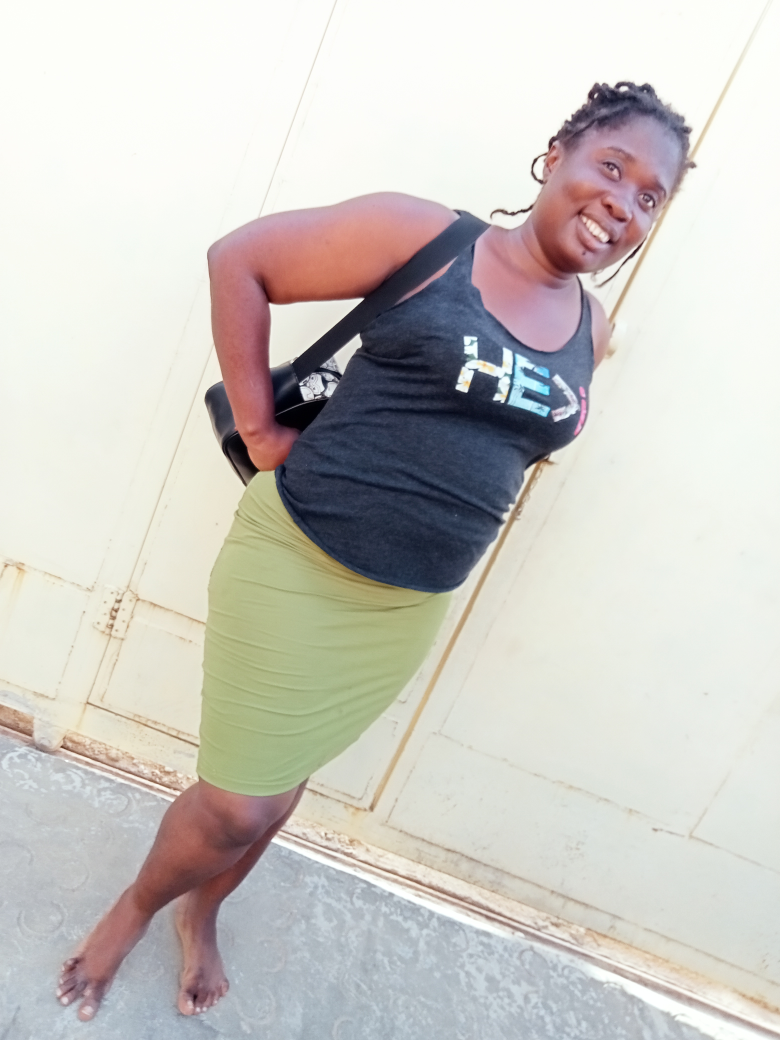
#> input picture myWorld/AI/Project/IMG20220613080607.jpg, 3120 x 4160 px, found by its file name (shown at 1/4 size)
$ python test.py
#> lines starting #> are read from the running program, lines starting #| are printed output that depends on the picture
import cv2
upperBodyCascade = cv2.CascadeClassifier('haar\haarcascade_smile.xml')
data = cv2.imread('Project\IMG20220613080607.jpg')
#> data is the input picture: shape (4160, 3120, 3); mean B, G, R 195.7, 200.8, 203.7
dataGray = cv2.cvtColor(data, cv2.COLOR_BGR2GRAY)
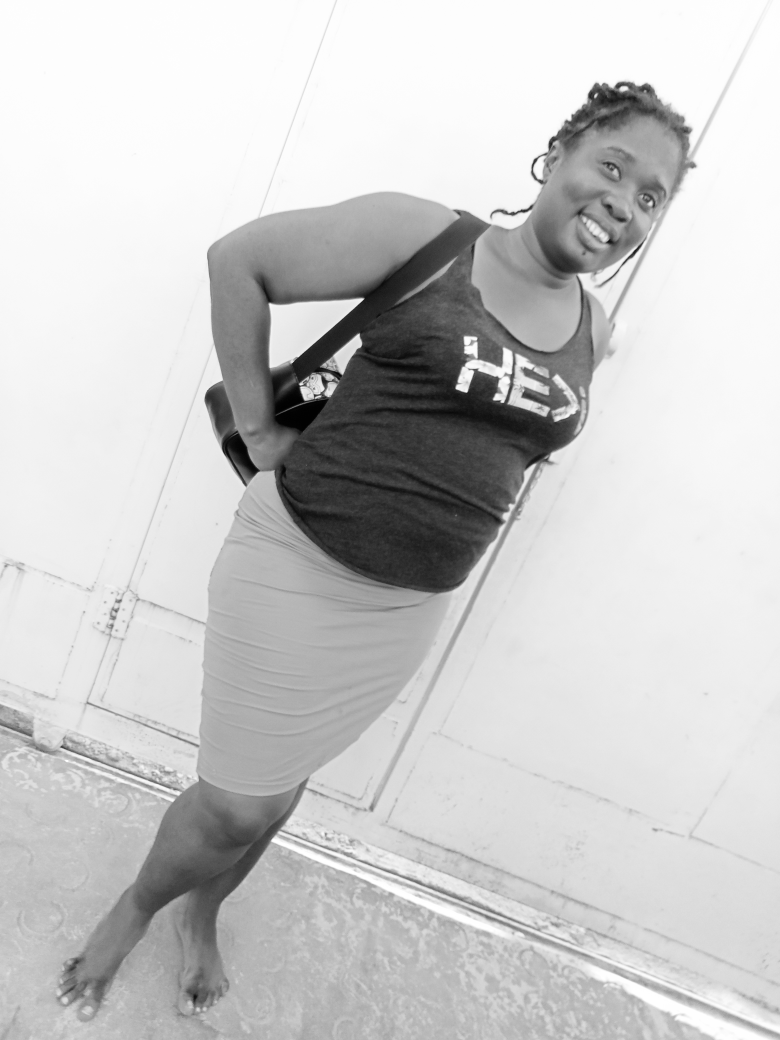
#> dataGray: shape (4160, 3120) (shown at 1/4 size); min 0, max 255, mean 201.1
i = 0
people = upperBodyCascade.detectMultiScale(dataGray)
#> people = 249 rows, first 6: [2556, 355, 47, 23], [2724, 633, 40, 20], [2229, 905, 89, 45], [2569, 904, 44, 22], [945, 1706, 43, 22], [2087, 1971, 37, 18]
for person in people:
    x,y,w,h = person
    cv2.rectangle(data,(x,y),(x+w,y+h),(0,255,0),4)
    i += 1
    print(i)
    cv2.putText(data,str(i),(x,y),cv2.FONT_HERSHEY_SIMPLEX,4,(255,255,0),6)
#> this loop made 249 passes
#| 1
#| 2
#| 3
#| 4
#| 5
#| 6
#| 7
#| 8
#> (further printed lines are left out)
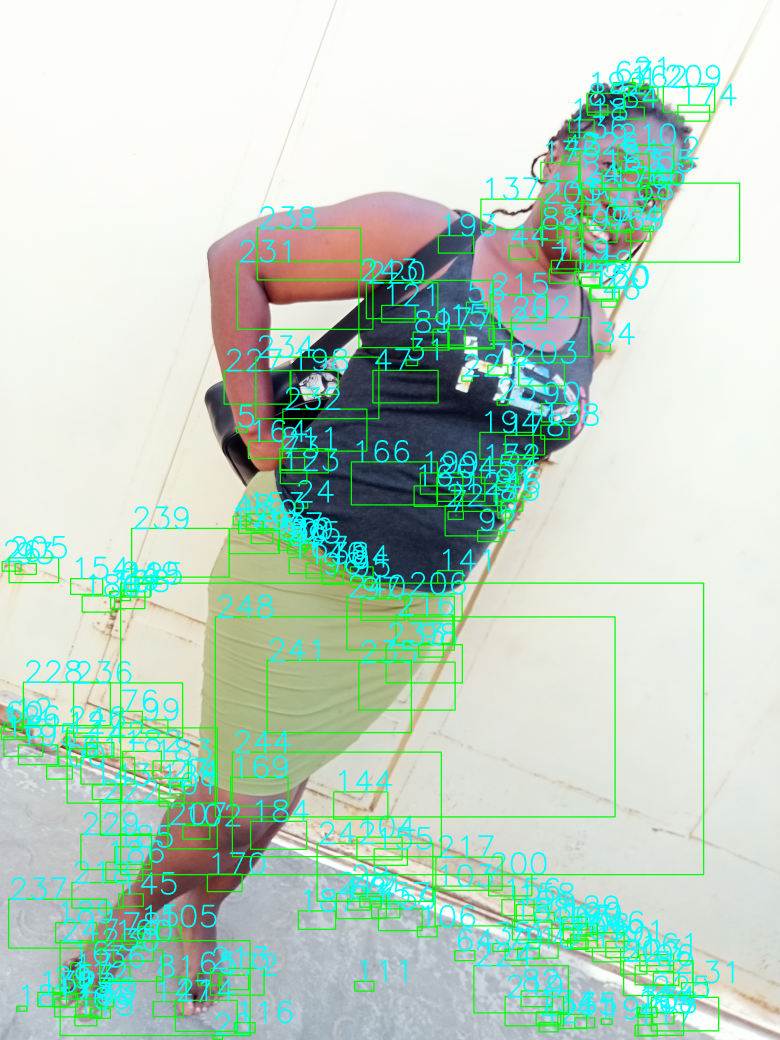
#> data: shape (4160, 3120, 3) (shown at 1/4 size); mean B, G, R 195, 209.9, 187.1
#> after the loop, i = 249

cv2.imshow('Asq', data)
cv2.imwrite('df22.jpg', data)
cv2.waitKey(50000)

$ run again, with myWorld/AI/Project/Desting_Fam.jpg copied over myWorld/AI/Project/IMG20220613080607.jpg
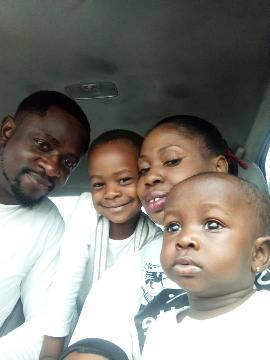
#> input picture myWorld/AI/Project/Desting_Fam.jpg, 270 x 360 px, found by its file name
#> data is the input picture: shape (360, 270, 3); mean B, G, R 124.4, 130.8, 133.6
#> `dataGray = cv2.cvtColor(data, cv2.COLOR_BGR2GRAY)`:
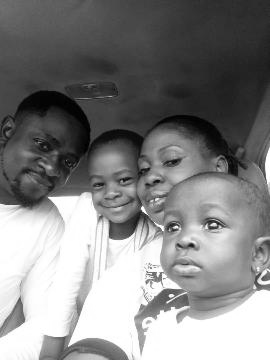
#> dataGray: shape (360, 270); min 0, max 255, mean 131
#> people = 16 rows, first 6: [67, 75, 74, 37], [156, 139, 38, 19], [139, 183, 41, 20], [166, 257, 44, 22], [211, 290, 37, 18], [175, 153, 82, 41]
#> the loop `for person in people:` made 16 passes
#> (printed output is left out)
#> after the loop `for person in people:`:
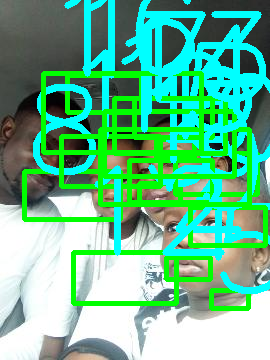
#> data: shape (360, 270, 3); mean B, G, R 143.9, 185.8, 99.8
#> after the loop `for person in people:`: i = 16

$ run again, with myWorld/AI/Project/data.jpg copied over myWorld/AI/Project/IMG20220613080607.jpg
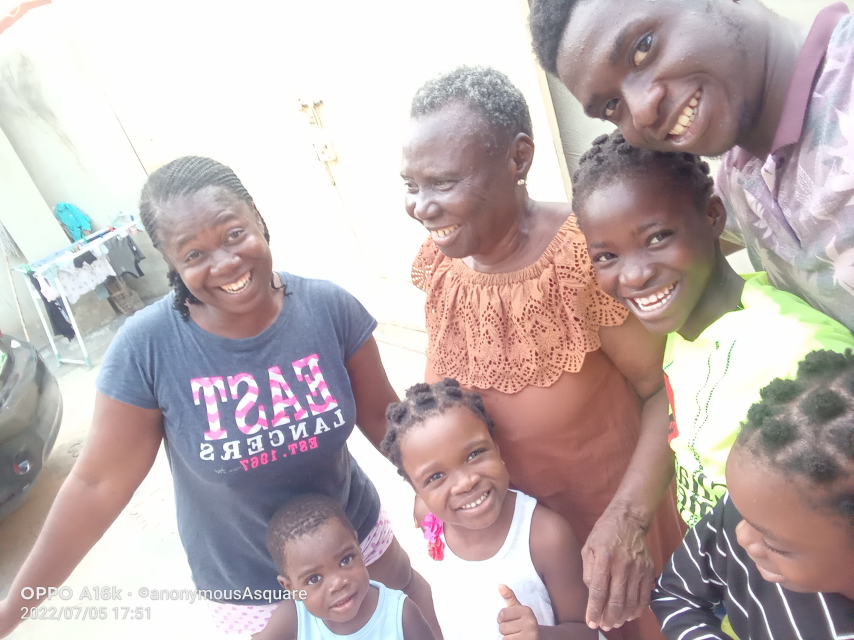
#> input picture myWorld/AI/Project/data.jpg, 2560 x 1920 px, found by its file name (shown at 1/3 size)
#> data is the input picture: shape (1920, 2560, 3); mean B, G, R 177.1, 176.5, 190.3
#> `dataGray = cv2.cvtColor(data, cv2.COLOR_BGR2GRAY)`:
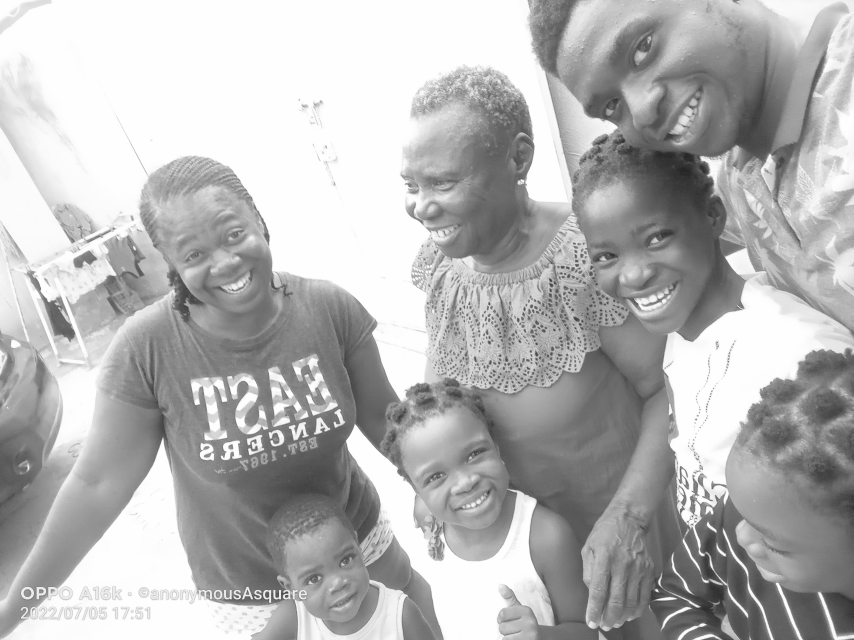
#> dataGray: shape (1920, 2560) (shown at 1/3 size); min 27, max 255, mean 180.7
#> people = 286 rows, first 6: [1774, 83, 78, 39], [2343, 221, 86, 43], [1431, 258, 43, 21], [2415, 324, 38, 19], [1240, 330, 40, 20], [1464, 328, 52, 26]
#> the loop `for person in people:` made 286 passes
#> (printed output is left out)
#> after the loop `for person in people:`:
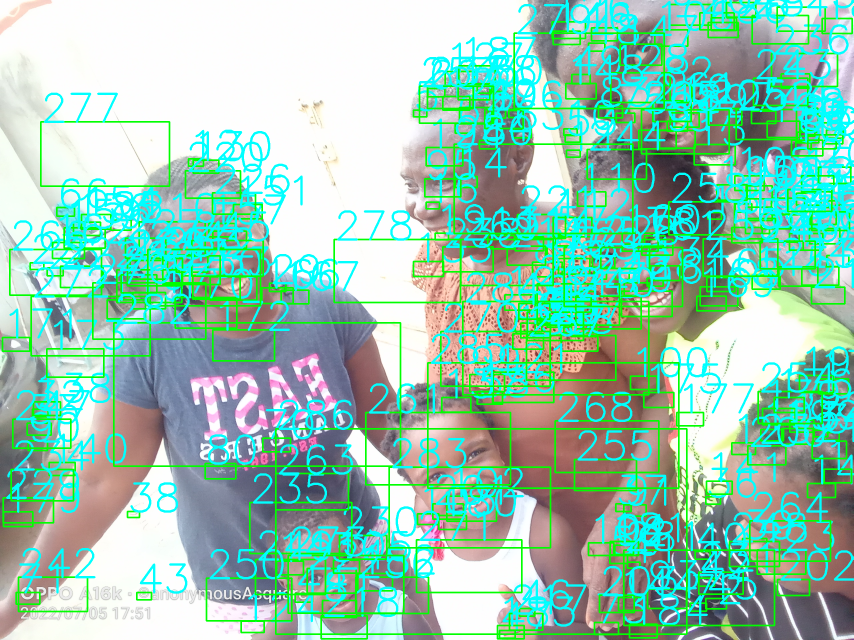
#> data: shape (1920, 2560, 3) (shown at 1/3 size); mean B, G, R 178.8, 198.9, 148.4
#> after the loop `for person in people:`: i = 286

$ run again, with myWorld/AI/Project/pexels-andrea-piacquadio-903171.jpg copied over myWorld/AI/Project/IMG20220613080607.jpg
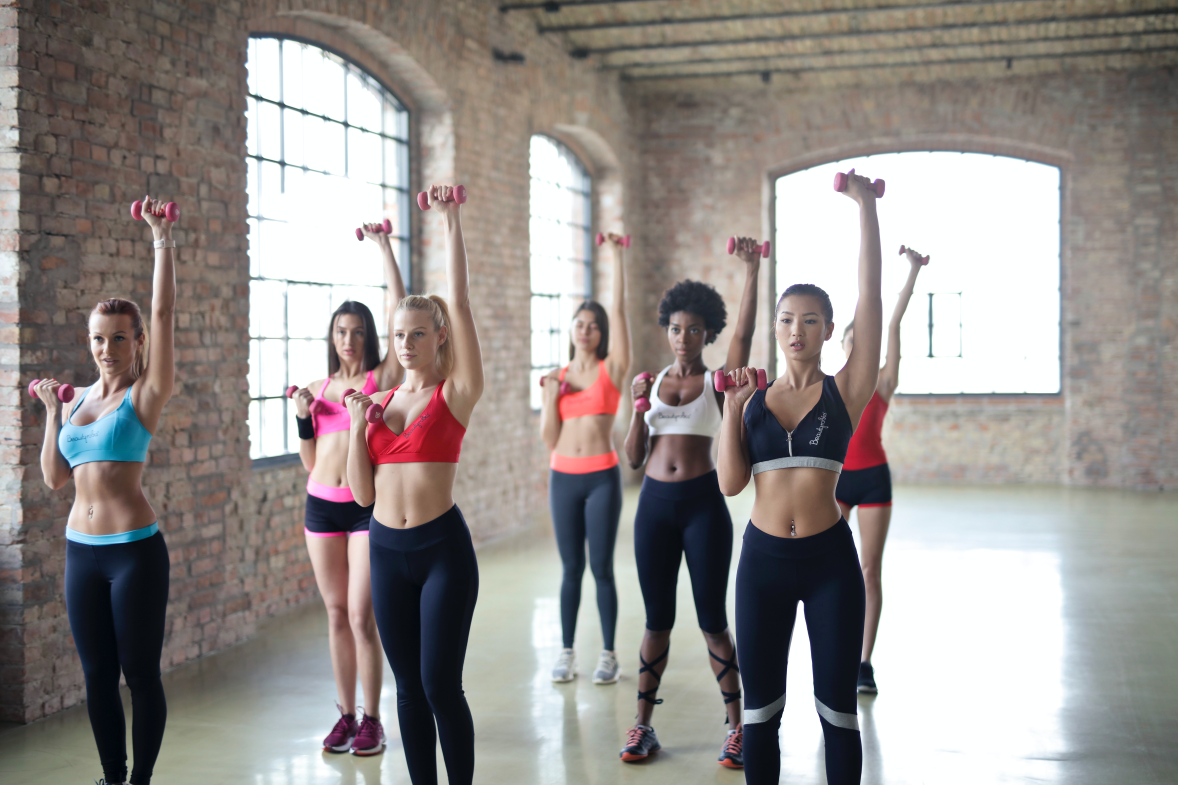
#> input picture myWorld/AI/Project/pexels-andrea-piacquadio-903171.jpg, 5888 x 3925 px, found by its file name (shown at 1/5 size)
#> data is the input picture: shape (3925, 5888, 3); mean B, G, R 139.2, 142, 148.1
#> `dataGray = cv2.cvtColor(data, cv2.COLOR_BGR2GRAY)`:
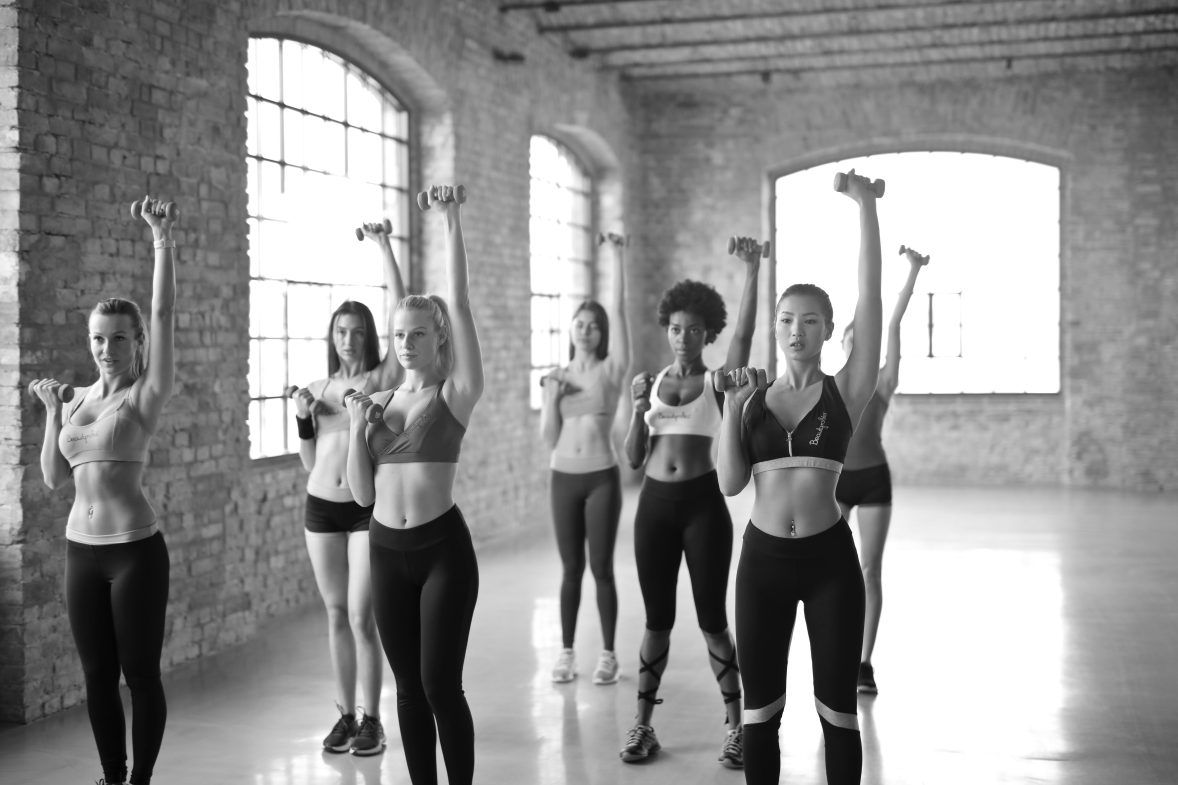
#> dataGray: shape (3925, 5888) (shown at 1/5 size); min 1, max 255, mean 143.5
#> people = 341 rows, first 6: [41, 318, 39, 20], [10, 619, 48, 24], [3045, 1174, 41, 20], [3778, 1176, 54, 27], [2222, 1498, 39, 20], [1651, 1613, 42, 21]
#> the loop `for person in people:` made 341 passes
#> (printed output is left out)
#> after the loop `for person in people:`:
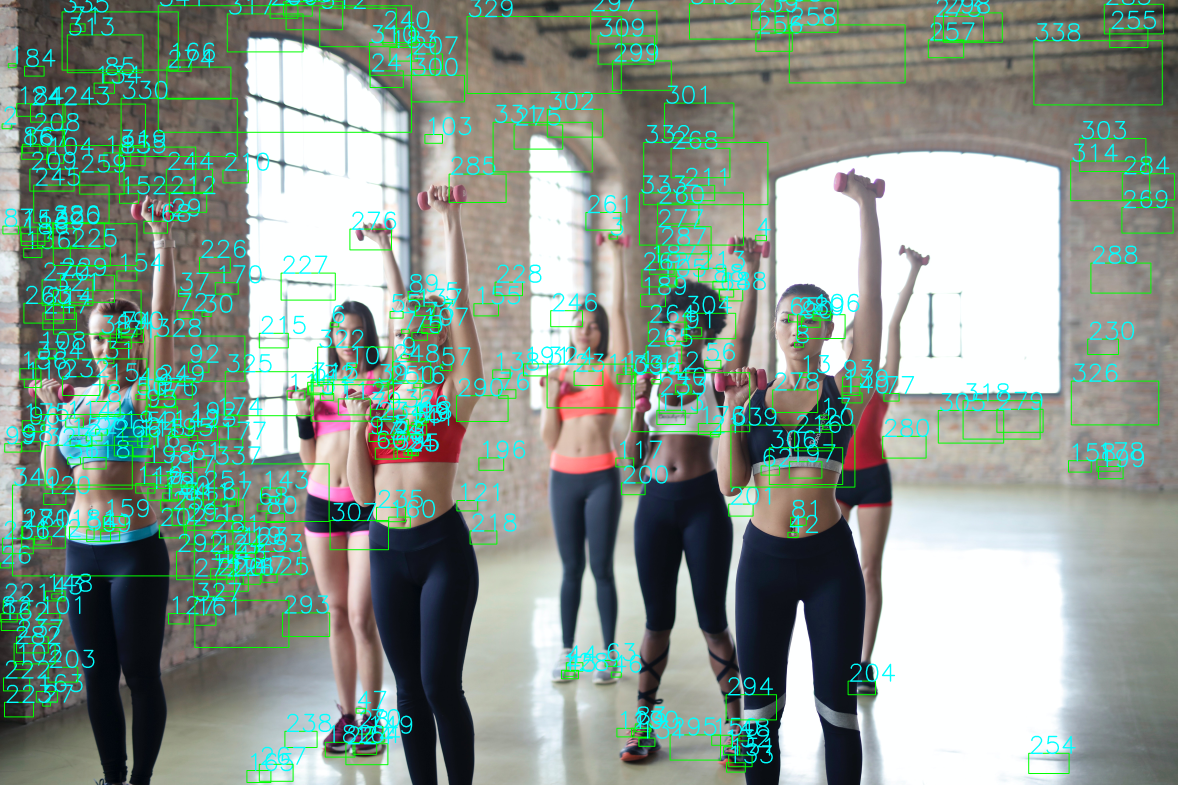
#> data: shape (3925, 5888, 3) (shown at 1/5 size); mean B, G, R 142.3, 152.7, 137.6
#> after the loop `for person in people:`: i = 341
